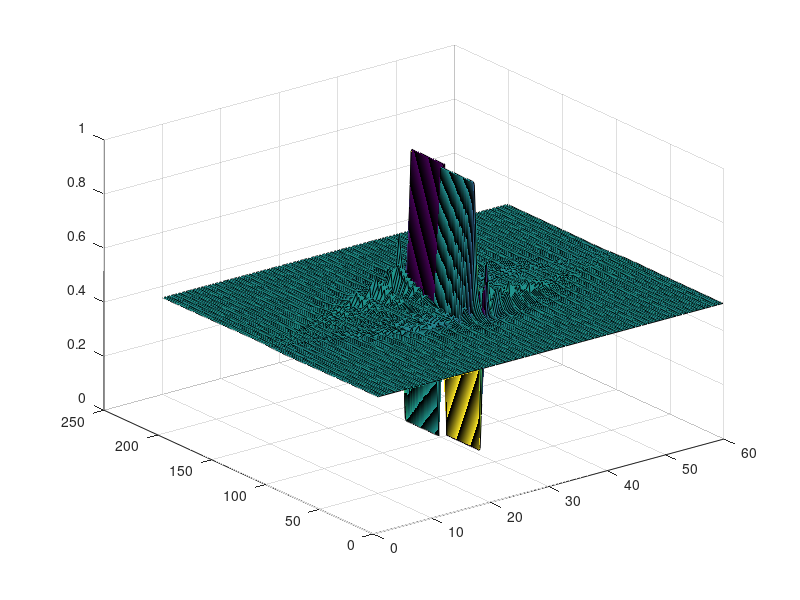

Write MATLAB code to recreate this figure.
clc
clear all
sigmax = [0 1 ; 1 0];
sigmay = [0 -i ; i 0];
sigmaz = [1 0 ; 0 -1];

format long

A = 1;B = -2; M =4; 
t2=0.2;
sampling=100;
layers=30;

% figure
% hold on

for ii = -sampling:sampling
              
    kx = ii*pi/sampling;
        
   %%
     
    Hnn1=[0,sin(kx);sin(kx),0];
      %%
       I = eye(layers);
       Hnnc1=kron(I,Hnn1);
      %%
    
      A23=[0,0.5];
      B23=repmat(A23,[1,layers]);
      Hnnup2=diag(B23,1);
      Hnnup22=Hnnup2(1:2*layers,1:2*layers);
      
      A14 = [-0.5,0];
      B14=repmat(A14,[1,layers-1]);
      Hnnup3=diag(B14,3);
      Hnnup33=Hnnup3(1:2*layers,1:2*layers);
           
      
      %%
%       Hnn3=exp(-i*ky*(jj-jjj+1))*[0,1-i;1+i,0];
      A32=[0,0.5];
      B32=repmat(A32,[1,layers]);
      Hnndown2=diag(B32,-1);
      Hnndown22=Hnndown2(1:2*layers,1:2*layers);
      
      A41=[-0.5,0];
      B41=repmat(A41,[1,layers-1]);
      Hnndown3=diag(B41,-3);
      Hnndown33=Hnndown3(1:2*layers,1:2*layers);
      
     Hnn=Hnnc1+Hnnup22+Hnnup33+Hnndown22+Hnndown33;
    %% H next nearest neighbor

%%
       
Hnnndiag=[M+2*B*(2-cos(kx)),0;0,-M-2*B*(2-cos(kx))];
Hnnn1=kron(I,Hnnndiag);

%%


      C3=[-1,1];
      C33=repmat(C3,[1,layers]);
      Hnnnup=diag(C33,2);
      Hnnnup1=Hnnnup(1:2*layers,1:2*layers);
      
      %%
      
     D3=[-1,1];
     D33=repmat(D3,[1,layers]);
      Hnnndown=diag(D33,-2);
      Hnnndown1=Hnnndown(1:2*layers,1:2*layers);
      Hnnn=Hnnn1+Hnnnup1+Hnnndown1;
      %%
     Hamilt=Hnn+Hnnn;
 %         
     
   [Evectors,Evalues] = eig(Hamilt);
   

S = Evectors(1:layers,:).*conj(Evectors(1:layers,:));

SS(ii+sampling+1,:) = sum(S);
 


end
surf(SS)
